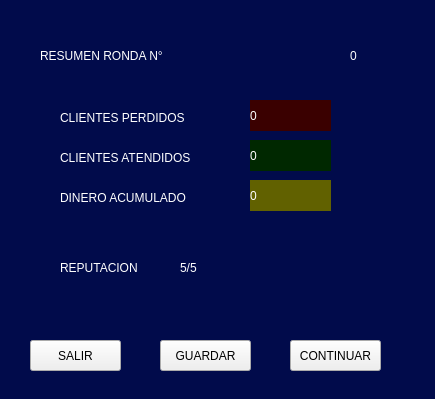
<?xml version="1.0" encoding="UTF-8"?>
<ui version="4.0">
 <class>MainWindow</class>
 <widget class="QMainWindow" name="MainWindow">
  <property name="geometry">
   <rect>
    <x>0</x>
    <y>0</y>
    <width>435</width>
    <height>399</height>
   </rect>
  </property>
  <property name="minimumSize">
   <size>
    <width>435</width>
    <height>399</height>
   </size>
  </property>
  <property name="maximumSize">
   <size>
    <width>435</width>
    <height>399</height>
   </size>
  </property>
  <property name="windowTitle">
   <string>MainWindow</string>
  </property>
  <widget class="QWidget" name="centralwidget">
   <property name="minimumSize">
    <size>
     <width>435</width>
     <height>399</height>
    </size>
   </property>
   <property name="maximumSize">
    <size>
     <width>435</width>
     <height>399</height>
    </size>
   </property>
   <widget class="QLabel" name="label">
    <property name="geometry">
     <rect>
      <x>-20</x>
      <y>-10</y>
      <width>461</width>
      <height>421</height>
     </rect>
    </property>
    <property name="styleSheet">
     <string notr="true">background-color: rgb(1, 11, 75);</string>
    </property>
    <property name="text">
     <string/>
    </property>
   </widget>
   <widget class="QLabel" name="label_2">
    <property name="geometry">
     <rect>
      <x>40</x>
      <y>40</y>
      <width>361</width>
      <height>31</height>
     </rect>
    </property>
    <property name="styleSheet">
     <string notr="true">color: rgb(255, 255, 255);
font: 24pt &quot;MS Shell Dlg 2&quot;;</string>
    </property>
    <property name="text">
     <string>RESUMEN RONDA N°</string>
    </property>
   </widget>
   <widget class="QLabel" name="label_post_ronda">
    <property name="geometry">
     <rect>
      <x>350</x>
      <y>40</y>
      <width>71</width>
      <height>31</height>
     </rect>
    </property>
    <property name="styleSheet">
     <string notr="true">color: rgb(255, 255, 255);
font: 24pt &quot;MS Shell Dlg 2&quot;;</string>
    </property>
    <property name="text">
     <string>0</string>
    </property>
   </widget>
   <widget class="QLabel" name="label_3">
    <property name="geometry">
     <rect>
      <x>60</x>
      <y>110</y>
      <width>211</width>
      <height>16</height>
     </rect>
    </property>
    <property name="styleSheet">
     <string notr="true">color: rgb(255, 255, 255);
font: 11pt &quot;MS Shell Dlg 2&quot;;</string>
    </property>
    <property name="text">
     <string>CLIENTES PERDIDOS</string>
    </property>
   </widget>
   <widget class="QLabel" name="label_4">
    <property name="geometry">
     <rect>
      <x>60</x>
      <y>150</y>
      <width>211</width>
      <height>16</height>
     </rect>
    </property>
    <property name="styleSheet">
     <string notr="true">color: rgb(255, 255, 255);
font: 11pt &quot;MS Shell Dlg 2&quot;;</string>
    </property>
    <property name="text">
     <string>CLIENTES ATENDIDOS</string>
    </property>
   </widget>
   <widget class="QLabel" name="label_5">
    <property name="geometry">
     <rect>
      <x>60</x>
      <y>190</y>
      <width>211</width>
      <height>16</height>
     </rect>
    </property>
    <property name="styleSheet">
     <string notr="true">color: rgb(255, 255, 255);
font: 11pt &quot;MS Shell Dlg 2&quot;;</string>
    </property>
    <property name="text">
     <string>DINERO ACUMULADO</string>
    </property>
   </widget>
   <widget class="QLabel" name="label_post_perdidos">
    <property name="geometry">
     <rect>
      <x>250</x>
      <y>100</y>
      <width>81</width>
      <height>31</height>
     </rect>
    </property>
    <property name="styleSheet">
     <string notr="true">color: rgb(255, 255, 255);
font: 11pt &quot;MS Shell Dlg 2&quot;;
background-color: rgb(58, 0, 0);</string>
    </property>
    <property name="text">
     <string>0</string>
    </property>
   </widget>
   <widget class="QLabel" name="label_7">
    <property name="geometry">
     <rect>
      <x>250</x>
      <y>140</y>
      <width>81</width>
      <height>31</height>
     </rect>
    </property>
    <property name="styleSheet">
     <string notr="true">color: rgb(255, 255, 255);
font: 11pt &quot;MS Shell Dlg 2&quot;;
background-color: rgb(0, 40, 0);</string>
    </property>
    <property name="text">
     <string>0</string>
    </property>
   </widget>
   <widget class="QLabel" name="label_post_dinero">
    <property name="geometry">
     <rect>
      <x>250</x>
      <y>180</y>
      <width>81</width>
      <height>31</height>
     </rect>
    </property>
    <property name="styleSheet">
     <string notr="true">color: rgb(255, 255, 255);
font: 11pt &quot;MS Shell Dlg 2&quot;;
background-color: rgb(97, 97, 0);</string>
    </property>
    <property name="text">
     <string>0</string>
    </property>
   </widget>
   <widget class="QLabel" name="label_6">
    <property name="geometry">
     <rect>
      <x>60</x>
      <y>260</y>
      <width>111</width>
      <height>16</height>
     </rect>
    </property>
    <property name="styleSheet">
     <string notr="true">color: rgb(255, 255, 255);
font: 11pt &quot;MS Shell Dlg 2&quot;;</string>
    </property>
    <property name="text">
     <string>REPUTACION</string>
    </property>
   </widget>
   <widget class="QLabel" name="label_8">
    <property name="geometry">
     <rect>
      <x>180</x>
      <y>260</y>
      <width>41</width>
      <height>16</height>
     </rect>
    </property>
    <property name="styleSheet">
     <string notr="true">color: rgb(255, 255, 255);
font: 14pt &quot;MS Shell Dlg 2&quot;;</string>
    </property>
    <property name="text">
     <string>5/5</string>
    </property>
   </widget>
   <widget class="QPushButton" name="button_post_salir">
    <property name="geometry">
     <rect>
      <x>30</x>
      <y>340</y>
      <width>91</width>
      <height>31</height>
     </rect>
    </property>
    <property name="text">
     <string>SALIR</string>
    </property>
   </widget>
   <widget class="QPushButton" name="button_post_guardar">
    <property name="geometry">
     <rect>
      <x>160</x>
      <y>340</y>
      <width>91</width>
      <height>31</height>
     </rect>
    </property>
    <property name="text">
     <string>GUARDAR</string>
    </property>
   </widget>
   <widget class="QPushButton" name="button_post_continuar">
    <property name="geometry">
     <rect>
      <x>290</x>
      <y>340</y>
      <width>91</width>
      <height>31</height>
     </rect>
    </property>
    <property name="text">
     <string>CONTINUAR</string>
    </property>
   </widget>
  </widget>
 </widget>
 <resources/>
 <connections>
  <connection>
   <sender>button_post_salir</sender>
   <signal>clicked()</signal>
   <receiver>MainWindow</receiver>
   <slot>salir_juego()</slot>
   <hints>
    <hint type="sourcelabel">
     <x>75</x>
     <y>355</y>
    </hint>
    <hint type="destinationlabel">
     <x>217</x>
     <y>199</y>
    </hint>
   </hints>
  </connection>
  <connection>
   <sender>button_post_guardar</sender>
   <signal>clicked()</signal>
   <receiver>MainWindow</receiver>
   <slot>guardar_partida()</slot>
   <hints>
    <hint type="sourcelabel">
     <x>205</x>
     <y>355</y>
    </hint>
    <hint type="destinationlabel">
     <x>217</x>
     <y>199</y>
    </hint>
   </hints>
  </connection>
  <connection>
   <sender>button_post_continuar</sender>
   <signal>clicked()</signal>
   <receiver>MainWindow</receiver>
   <slot>continuar_partida()</slot>
   <hints>
    <hint type="sourcelabel">
     <x>335</x>
     <y>355</y>
    </hint>
    <hint type="destinationlabel">
     <x>217</x>
     <y>199</y>
    </hint>
   </hints>
  </connection>
 </connections>
 <slots>
  <slot>salir_juego()</slot>
  <slot>guardar_partida()</slot>
  <slot>continuar_partida()</slot>
 </slots>
</ui>
